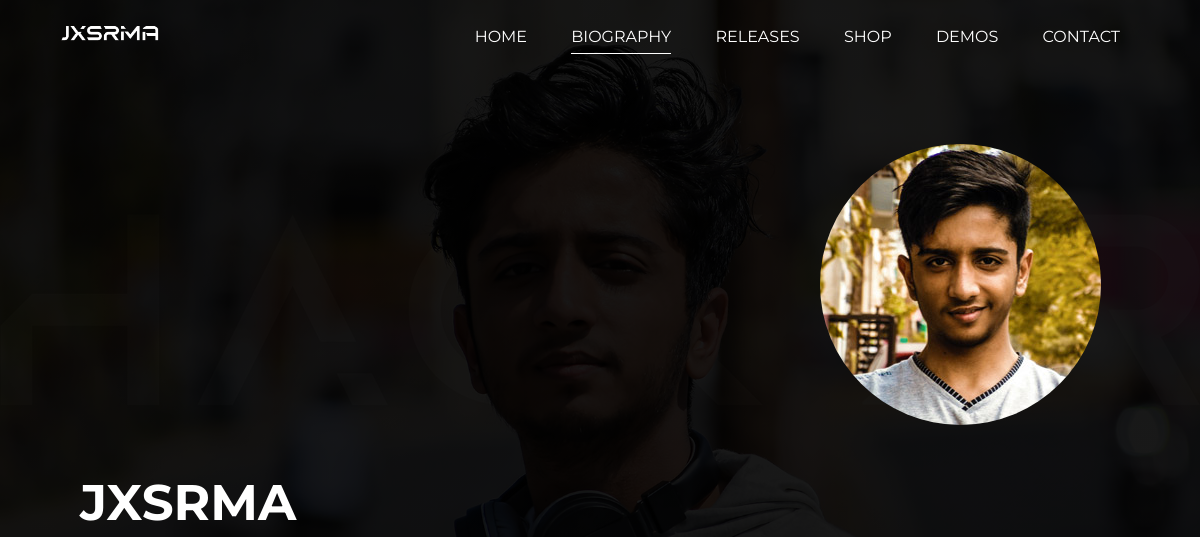
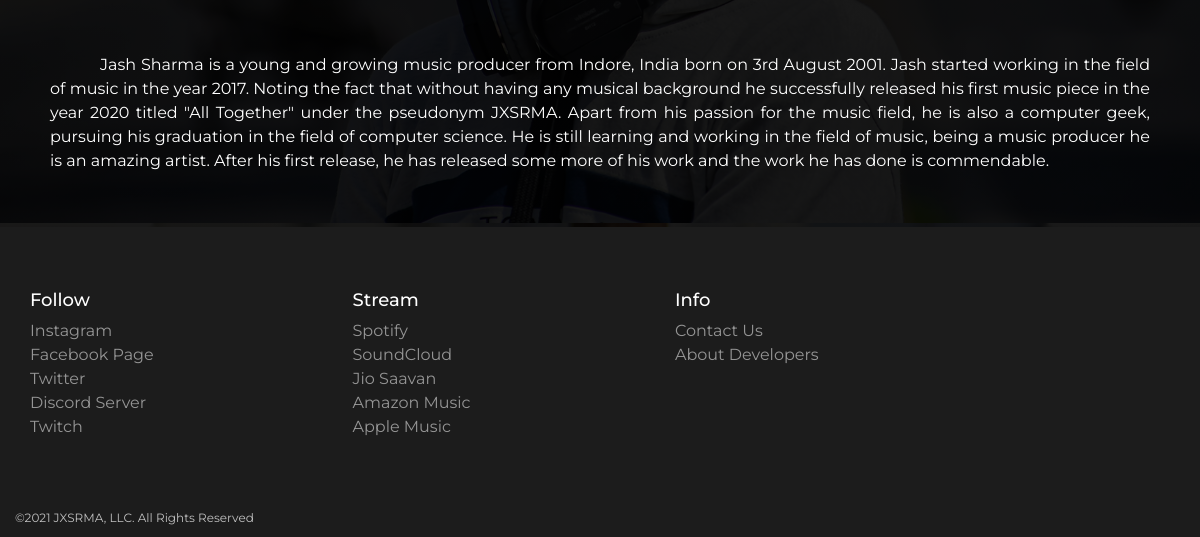
Before: /bio with the older database file (2 pictures, top to bottom).
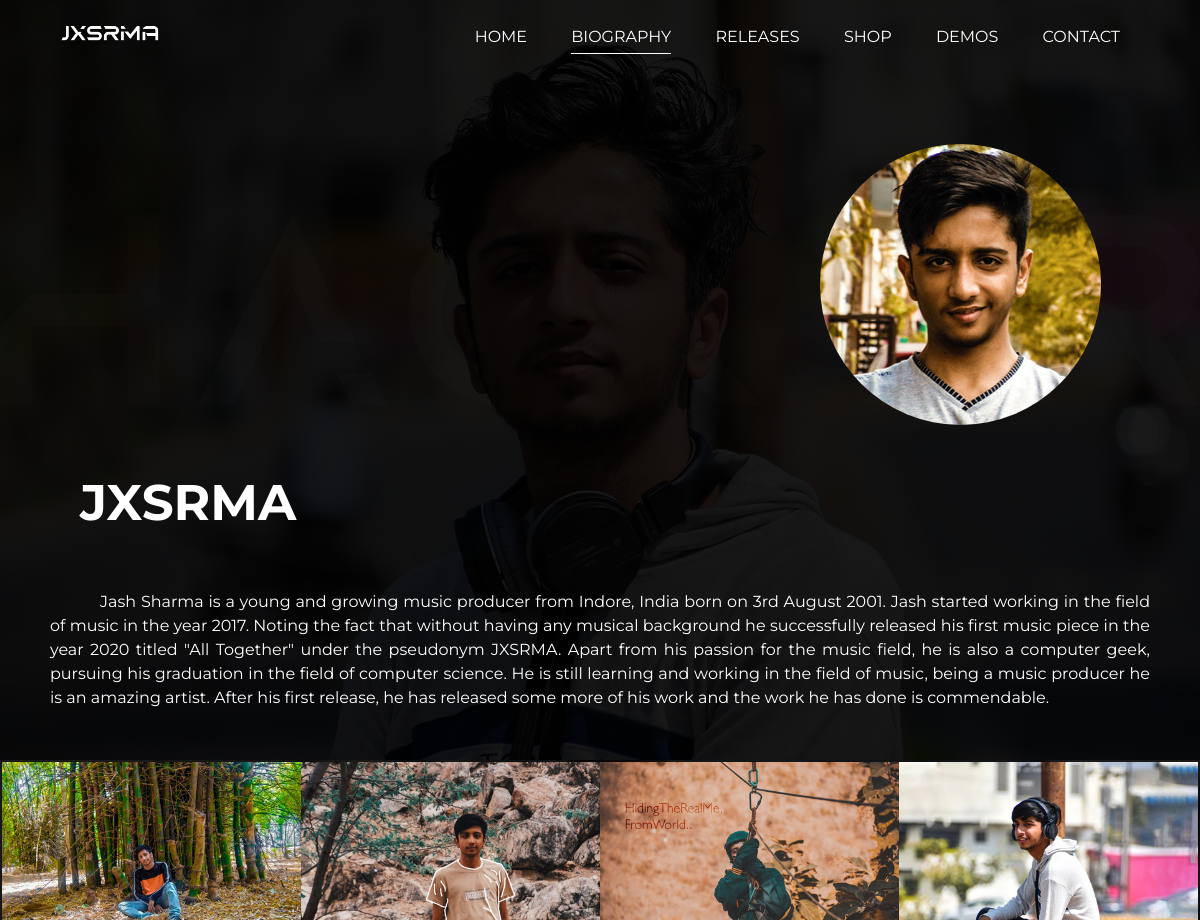
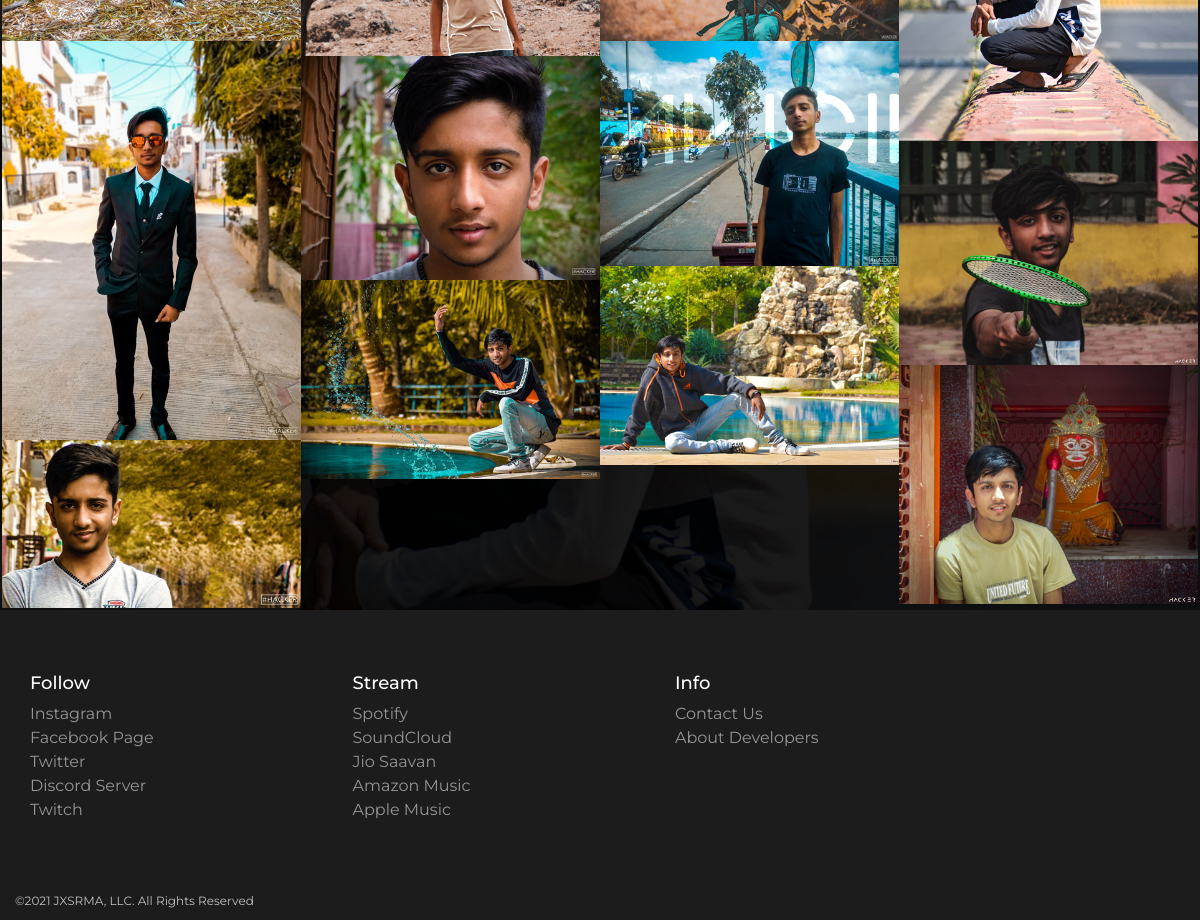
After: the same page with the newer database file (2 pictures, top to bottom).
### website/models.py (models this page shows)
class ImgGallery(models.Model):
    link = models.CharField(max_length=100)
    img = models.ImageField(upload_to='images')

### website/views.py (the view)
def bio(request):
    galleryImg = ImgGallery.objects.raw('select * from website_imggallery order by rand()')
    return render(request,'bio.html',{'galleryImg': galleryImg})

### templates/bio.html (shortened to what this page needs)
{% load static %}
<!DOCTYPE html>
<html lang="en">
<head>
    <link rel="stylesheet" type="text/css" href="{% static 'css/bio.css' %}" />
</head>
<body>
    <div class="biocontainer">
        {% include "header.html" %}
        <div class="info">
            <div class="imgs">
                <img src="{% static 'images/backg/bioprof.jpg' %}" alt="Profile" />
            </div>
            <h1>JXSRMA</h1>
            <p>
                Jash Sharma is a young and growing music producer from Indore, India born on 3rd August 2001. Jash started working in the field of music in the year 2017. Noting the fact that without having any musical background he successfully released his first music
                piece in the year 2020 titled "All Together" under the pseudonym JXSRMA. Apart from his passion for the music field, he is also a computer geek, pursuing his graduation in the field of computer science. He is still learning and working
                in the field of music, being a music producer he is an amazing artist. After his first release, he has released some more of his work and the work he has done is commendable.
            </p>
        </div>
    </div>
    <div class="gallery-cont">
        <div class="gallery">
            <div class="gallery__column">
                {% for galleryloop in galleryImg %}
                <a href="{{galleryloop.link}}" target="_blank" class="gallery__link">
                    <figure class="gallery__thumb">
                        <img src="{{galleryloop.img.url}}" alt="" class="gallery__image" />
                    </figure>
                </a>
                {% endfor %}
            </div>
        </div>
    </div>
    {% include "footer.html" %}
</body>
</html>

### templates/header.html (shortened to what this page needs)
{% load static %}
<!DOCTYPE html>
<html lang="en">
<head>
    <link rel="stylesheet" type="text/css" href="{% static 'css/header.css' %}">
    <link rel="stylesheet" href="https://cdnjs.cloudflare.com/ajax/libs/font-awesome/5.15.3/css/all.min.css" />
</head>
<body>
    <div class="hcontainer">
        <nav class="navbar">
            <label for="logo">
                <a class="active" href="{% url 'index' %}"><img src="{% static 'images/logo/logo_w.png' %}" class="logo"></a>
            </label>
            <ul>
                <li><a class="active1" href="{% url 'index' %}">Home</a></li>
                <li><a class="active2" href="{% url 'bio' %}">Biography</a></li>
                <li><a class="active3" href="{% url 'rel' %}">Releases</a></li>
                <li><a class="active4" href="{% url 'shop' %}">Shop</a></li>
                <li><a class="active5" href="{% url 'demo' %}">Demos</a></li>
                <li><a class="active6" href="{% url 'cont' %}">Contact</a></li>
            </ul>
        </nav>
    </div>
</body>
</html>

### templates/footer.html (shortened to what this page needs)
 {% load static %}
<!DOCTYPE html>
<html>
<head>
    <link rel="stylesheet" type="text/css" href="{% static 'css/footer.css' %}">
    <link rel="stylesheet" href="https://cdnjs.cloudflare.com/ajax/libs/font-awesome/5.15.3/css/all.min.css" />
</head>
<body>
    <footer class="footer">
        <div class="fcontainer">
            <div class="row">
                <div class="footer-col">
                    <h4>Follow</h4>
                    <ul>
                        <li><a href="https://instagram.com/jxsrma">Instagram</a></li>
                        <li><a href="https://facebook.com/JXSRMA">Facebook Page</a></li>
                        <li><a href="https://twitter.com/jxsrma">Twitter</a></li>
                        <li><a href="https://discord.gg/9DkvHyYWBE">Discord Server</a></li>
                        <li><a href="https://www.twitch.tv/jxsrma">Twitch</a></li>
                    </ul>
                </div>
                <div class="footer-col">
                    <h4>Stream</h4>
                    <ul>
                        <li><a href="https://open.spotify.com/artist/76RdxImQYMELfBJ99W7QsE">Spotify</a></li>
                        <li><a href="https://soundcloud.com/jxsrma">SoundCloud</a></li>
                        <li><a href="https://www.jiosaavn.com/artist/jxsrma-/1,rCDiL19uk_">Jio Saavan</a></li>
                        <li><a href="https://music.amazon.in/artists/B08PNSQ44V/jxsrma">Amazon Music</a></li>
                        <li><a href="https://music.apple.com/in/artist/jxsrma/1542925618">Apple Music</a></li>
                    </ul>
                </div>
                <div class="footer-col">
                    <h4>Info</h4>
                    <ul>
                        <li><a href="{% url 'cont' %}">Contact Us</a></li>
                        <li><a href="https://www.linkedin.com/in/jash-sharma-607940182/">About Developers</a></li>
                    </ul>
                </div>
            </div>
        </div>
        <p>©2021 JXSRMA, LLC. All Rights Reserved</p>
    </footer>
</body>
</html>

### static/css/bio.css (style rules this page uses)
body { line-height: 1.5; font-family: 'Montserrat', sans-serif; }
.active2::after { content: ''; height: 1px; left: 0; width: 100%; background: rgb(255, 255, 255); position: absolute; bottom: -5px; }
.biocontainer { background-image: linear-gradient(rgba(0, 0, 0, 0.9), rgba(0, 0, 0, 0.9)), url(../images/backg/portrait.jpg); background-size: cover; background-position: center; object-fit: scale-down; }
.info { color: #fff; padding: 50px; justify-content: left; padding-top: 70px; }
.info h1 { padding-top: 40px; padding-bottom: 50px; padding-left: 30px; font-size: 50px; }
.info p { text-indent: 50px; text-align: justify; }
.imgs { width: 281px; height: 281px; margin-left: 70%; border-radius: 250px; overflow: hidden; transition: .05s; }
.gallery { padding: 2px; transition: 0.3s; background-image: linear-gradient(rgba(0, 0, 0, 0.9), rgba(0, 0, 0, 0.9)), url(../images/backg/footpathBG.jpg); background-size: cover; object-fit: scale-down; }
.gallery__column { column-count: 4; max-width: 100%; column-gap: 0; column-rule-width: 40px; }
.gallery__link { overflow: hidden; }
.gallery__thumb { position: relative; overflow: hidden; display: block; }
.gallery__image { display: block; width: 100%; transition: 0.3s, 1s transform ease-in-out; overflow: hidden; }

### static/css/header.css (style rules this page uses)
* { padding: 0; margin: 0; line-height: 1.5; font-family: 'Montserrat', sans-serif; }
.hcontainer { width: 100%; background-size: cover; background-position: center; left: 0%; object-fit: scale-down; }
.navbar { width: 90%; margin: auto; padding: 20px 0; display: flex; align-items: center; justify-content: space-between; }
.logo { width: 100px; cursor: pointer; }
.navbar ul li { list-style: none; display: inline-block; margin: 5px 20px; position: relative; }
.navbar ul li a { text-decoration: none; color: rgb(255, 255, 255); text-transform: uppercase; }
.navbar ul li::after { content: ''; height: 1px; width: 0; background: rgb(255, 255, 255); position: absolute; left: 0; bottom: -5px; transition: 1s; }

### static/css/footer.css (style rules this page uses)
body { min-height: 100vh; }
.fcontainer { max-width: 1170px; margin: auto; }
.row { display: flex; flex-wrap: wrap; }
.footer-col ul { list-style: none; }
.footer { background-color: #1C1C1C; padding-top: 60px; }
.footer-col { width: 25%; padding: 0 15px; }
.footer-col h4 { font-size: 18px; color: #fff; text-transform: capitalize; ; margin-bottom: 5px; font-weight: 500; }
.footer-col ul li a { text-decoration: none; color: #959595; transition: 0.7s; }
.footer p { max-width: 1300px; margin: auto; padding-top: 70px; padding-bottom: 10px; padding-left: 15px; font-size: 12px; color: #C1C1C1; }

Changed rows visible on the page:
added ImgGallery: img (picture)
added ImgGallery: img (picture)
added ImgGallery: img (picture)
added ImgGallery: img (picture)
added ImgGallery: img (picture)
added ImgGallery: img (picture)
added ImgGallery: img (picture)
added ImgGallery: img (picture)
added ImgGallery: img (picture)
added ImgGallery: img (picture)
added ImgGallery: img (picture)
added ImgGallery: img (picture)
